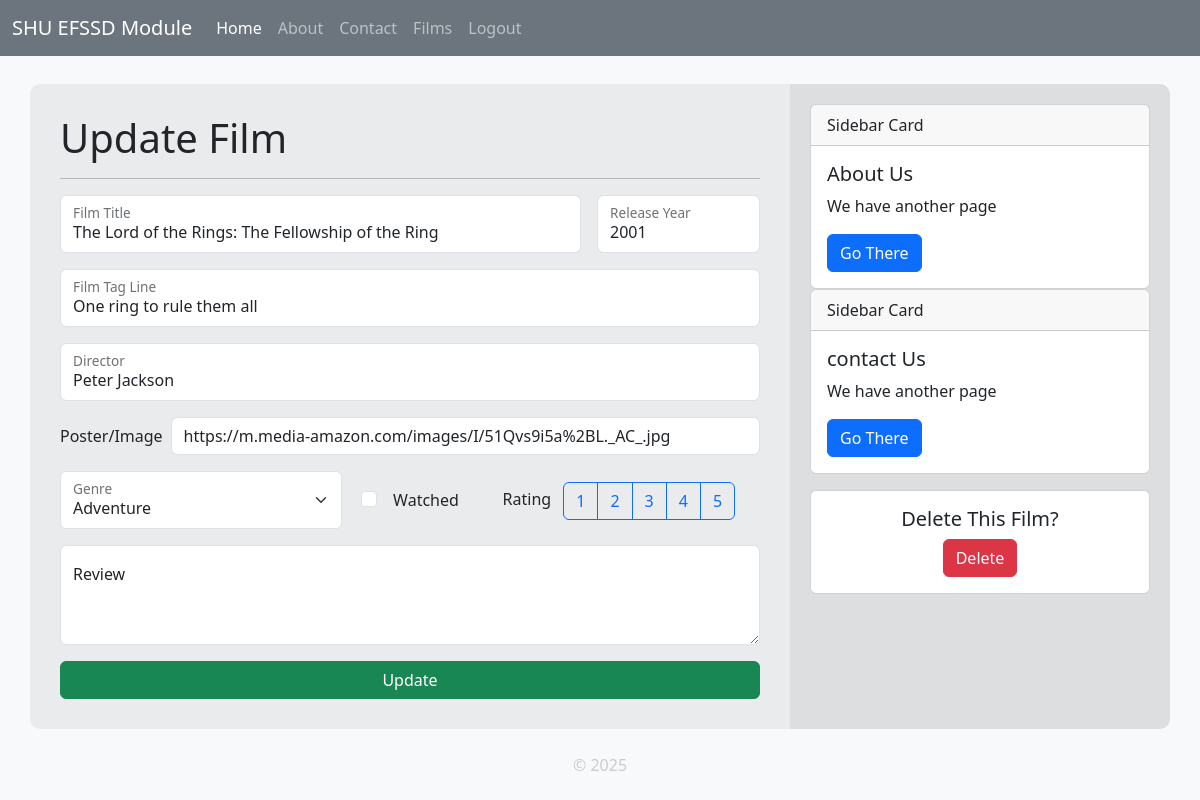
The page /update/3/ (signed in) on the database its author committed.
### tables this page shows
CREATE TABLE films (
    id INTEGER PRIMARY KEY AUTOINCREMENT,
    created TIMESTAMP DEFAULT CURRENT_TIMESTAMP,
    user INTEGER NOT NULL REFERENCES users(id),
    title TEXT NOT NULL,
    tagline TEXT,
    director TEXT,
    poster TEXT,
    release_year INTEGER,
    genre TEXT,
    watched BOOLEAN,
    rating INTEGER,
    review TEXT
);

### app.py (the view, shortened to what this page needs)
@app.route('/update/<int:id>/', methods=('GET', 'POST'))
def update(id):
    film = get_film_by_id(id)
    error = None
    if film is None:     # If film not found, add error message
        error = 'Film not found!'
        flash(category='warning', message=error)
    elif film['user'] != session.get('user_id'):    # Check user is only accessing their own films
        error = 'You do not have permission to edit this film.'
        flash(category='danger', message=error)
    if error:
        return redirect(url_for('films'))
    return render_template('update.html', film=film)

### app.py (called while the page is built)
@app.context_processor
def inject_csrf_token():
    return dict(csrf_token=generate_csrf())

@app.context_processor
def inject_site_name():
    return dict(siteName=siteName)

### db/db.py (called while the page is built)
def get_film_by_id(film_id):
    conn = get_db_connection()
    film = conn.execute('SELECT * FROM films WHERE id = ?', (film_id,)).fetchone()
    conn.close()
    return film

def get_db_connection():
    BASE_DIR = os.path.dirname(os.path.abspath(__file__))  # Get the directory of the current file
    DB_PATH = os.path.join(BASE_DIR, 'database.db') # Construct the full path to the database file
    conn = sqlite3.connect(DB_PATH)                 # Connect to the database
    conn.row_factory = sqlite3.Row                  # Enable dictionary-like access to rows
    return conn

### templates/update.html (shortened to what this page needs)
{% extends "base.html" %}
{% block content %}
    <h1>Update Film</h1>
    <hr>
    <form method="post" enctype="multipart/form-data" class="row g-3">
        <div class="col-lg-9">
            <div class="form-floating">
                <input name="title" type="text" class="form-control" id="title" placeholder="Film Title" value="{{ film['title'] }}">
                <label for="title">Film Title</label>
            </div>
        </div>
        <div class="col-lg-3">
            <div class="form-floating">
                <input name="release_year" type="number" class="form-control" id="release_year" placeholder="Release Year" min="1900" max="2100" value="{{ film['release_year'] }}">
                <label for="release_year">Release Year</label>
            </div>
        </div>
        <div class="col-12">
            <div class="form-floating">
                <input name="tagline" type="text" class="form-control" id="tagline" placeholder="Film Tag Line" value="{{ film['tagline'] }}">
                <label for="tagline">Film Tag Line</label>
            </div>
        </div>
        <div class="col-12">
            <div class="form-floating">
                <input name="director" type="text" class="form-control" id="director" placeholder="Director" value="{{ film['director'] }}">
                <label for="director">Director</label>
            </div>
        </div>
        <div class="col-12 mt-0">
            <div class="d-flex flex-sm-row align-items-center justify-content-center mt-3 gap-2">
                <label for="poster">Poster/Image</label>
                <input name="poster" type="text" accept="image/*" class="form-control" id="poster" placeholder="Film Poster" value="{{ film['poster'] }}">
            </div>
        </div>
        <div class="col-lg-5">
            <div class="form-floating">
                <select name="genre" class="form-select" id="genre" aria-label="Genre select">
                    <option value="Adventure" {% if film['genre'] == "Adventure" %}selected{% endif %}>Adventure</option>
                </select>
                <label for="genre">Genre</label>
            </div>
        </div>
        <div class="col-sm-4 col-lg-2 pb-3 text-center">
            <div class="d-flex flex-sm-row align-items-center justify-content-center mt-3 gap-2">
                <div class="form-check">
                    <input name="watched" class="form-check-input" type="checkbox" id="watched" {% if film['watched'] %}checked{% endif %}>
                </div>
                <label class="form-check-label" for="watched">Watched</label>
            </div>
        </div>
        <div class="col-sm-8 col-lg-5 text-center">
            <label for="rating" class="form-label mt-3 me-2">Rating</label>
            <div class="btn-group" role="group" aria-label="Rating">
                <label class="btn btn-outline-primary" for="rating1">1</label>
                <label class="btn btn-outline-primary" for="rating2">2</label>
                <label class="btn btn-outline-primary" for="rating3">3</label>
                <label class="btn btn-outline-primary" for="rating4">4</label>
                <label class="btn btn-outline-primary" for="rating5">5</label>
            </div>
        </div>
        <div class="col-12">
            <div class="form-floating">
                <textarea name="review" class="form-control" placeholder="Leave a review here" id="review" style="height: 100px">{{ film['review'] }}</textarea>
                <label for="review">Review</label>
            </div>
        </div>
        <div class="col-12 text-center">
            <button type="submit" class="btn btn-success w-100">Update</button>
        </div>
    </form>
{% endblock %}
{% block sidebarContent %}
    <div class="card mt-3">
        <div class="card-body text-center ">
            <h5 class="card-title">Delete This Film?</h5>
            <form method="post"  action="{{ url_for('delete', id=film['id']) }}">
                <button type="submit" class="btn btn-danger" onclick="return confirm('Are you sure you want to delete this?');">Delete</button>
            </form>
        </div>
    </div>
{% endblock %}

### static/styles.css (style rules this page uses)
body { background-color: #f8f9fa; color: #212529; }

### rows shown on the page
films: title "The Lord of the Rings: The Fellowship of the Ring", release_year "2001", tagline "One ring to rule them all", director "Peter Jackson", poster "https://m.media-amazon.com/images/I/51Qvs9i5a%2BL._AC_.jpg", genre "Adventure"

### other values the page prints
{{ siteName }} "SHU EFSSD Module"
